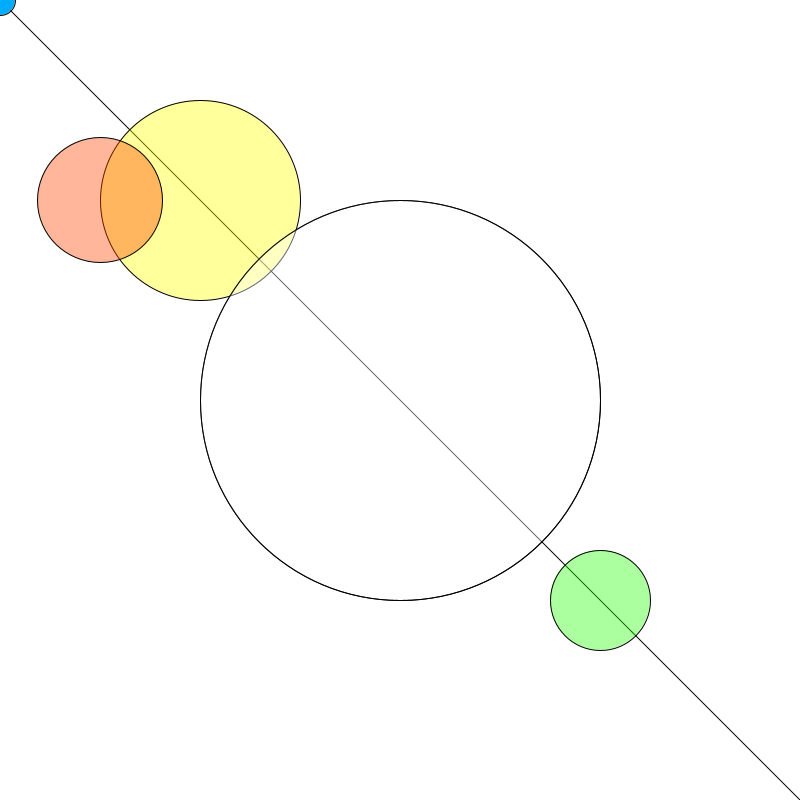
Frame 1 (no input)
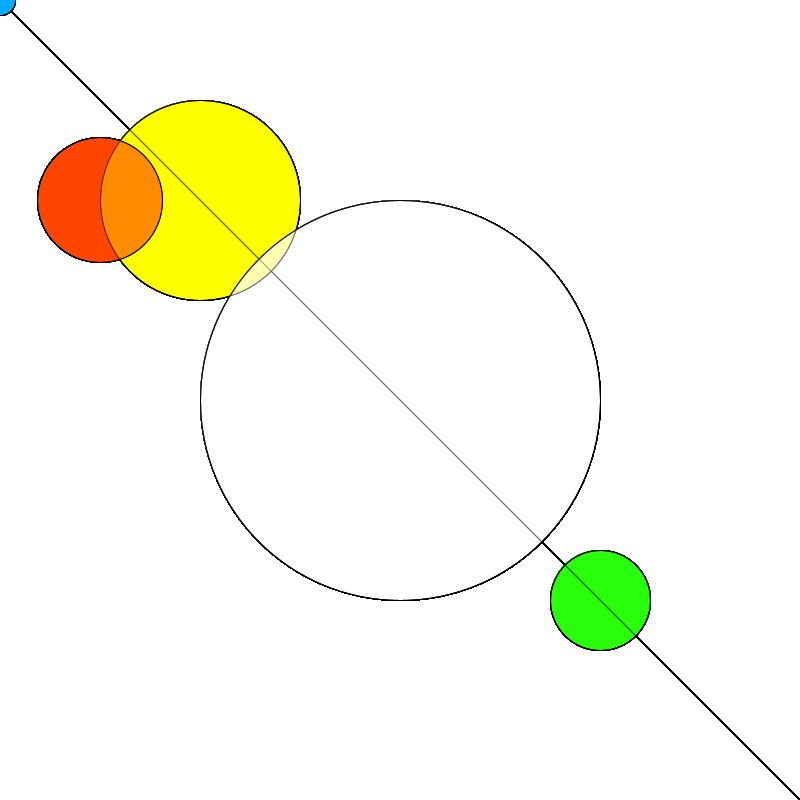
Frame 60 (the mouse pressed at the canvas centre just before this capture)
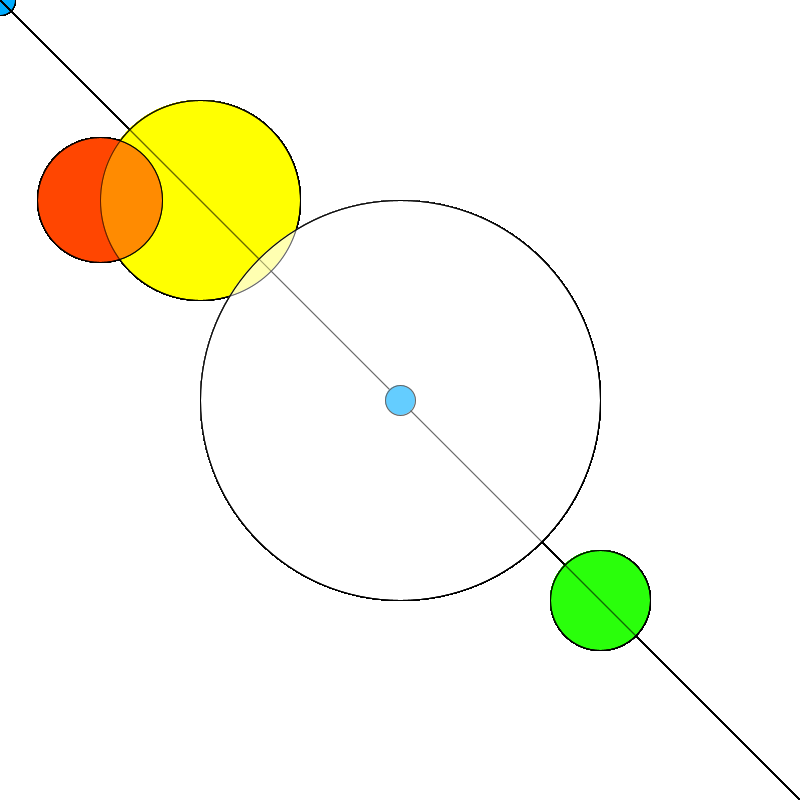
Frame 120 (the mouse held since frame 60 and released just before this capture)

The Processing sketch that drew these frames (run headless with seeded random() and noise(); from frame 60 on, the mouse is pressed at the canvas centre):

// Processing sketch: sunsketch
// ── sunsketch.pde
//declaring variables


void setup (){
size(800,800);
background(255);

}

void draw (){
circle(400,400,400);//center circle
line(mouseX,mouseY,0,0);//NW
//line(400,100,400,250);//N
line(mouseX,mouseY,800,800);//SE
//line(400,700,400,550);//S


fill(256,256,0,100);
circle(200,200,200);//yellow circle
fill(256,70,0,100);
circle(100,200,125);//red circle
fill(40,256,10,100);
circle(600,600,100);//green circle
fill(0,172,255);
circle(mouseX,mouseY,30);//mouse circle
fill(255,255,255,100);
circle(400,400,400);//center circle



}




/*fill(255);
circle(400,400,400);//center circle
line(300,300,90,90);//NW
//line(400,100,400,250);//N
line(500,500,710,710);//SE
//line(400,700,400,550);//S

fill(256,256,0,100);
circle(200,200,200);//yellow circle
fill(256,70,0,100);
circle(100,200,125);//red circle
fill(40,256,10,100);
circle(600,600,100);//green circle
*/
